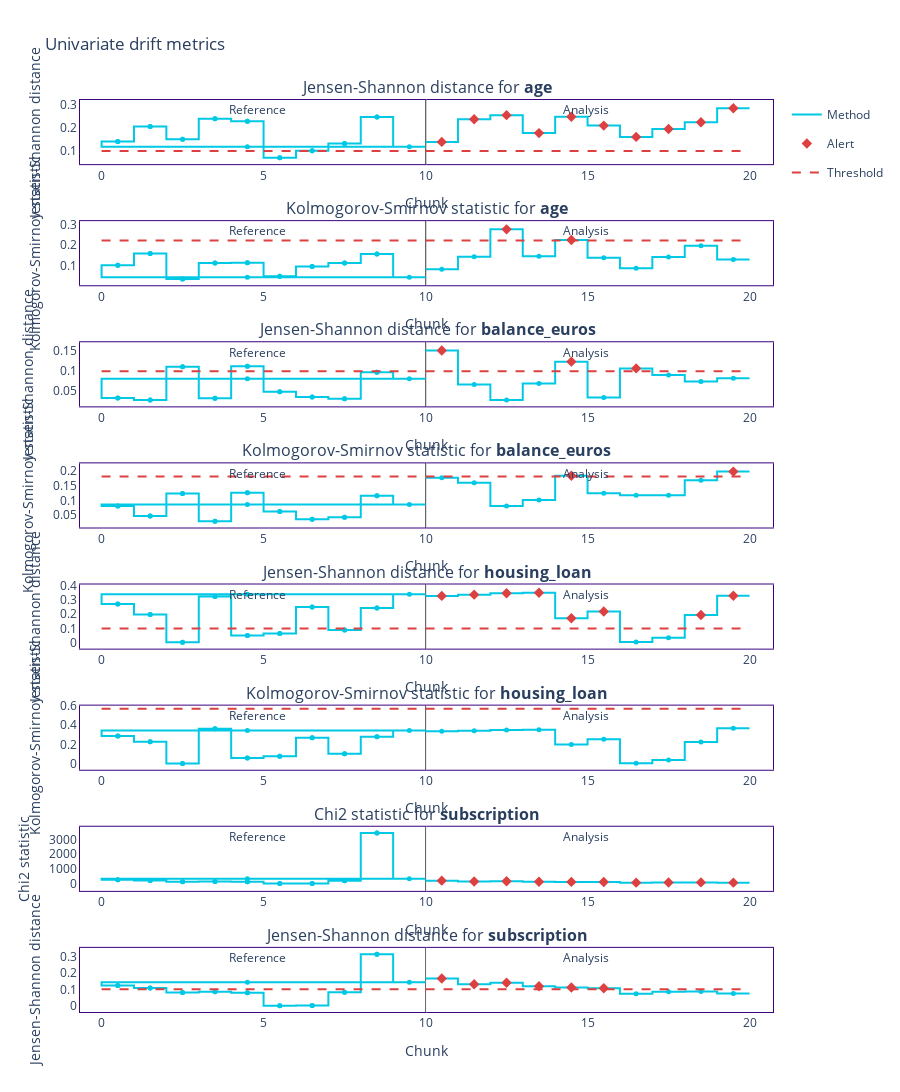

This figure's notebook cell:
### Code cell
# display results
results = calc.calculate(analysis_df)
display(results.to_df())

results.plot(kind='drift')
